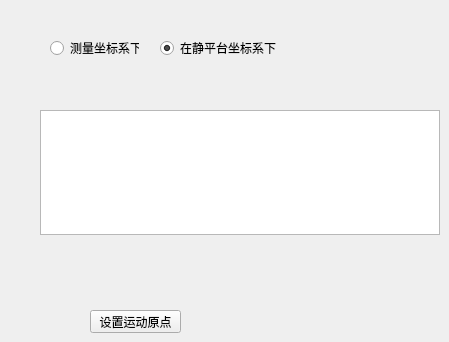
    <widget class="QWidget" name="tab_setOrigin">
     <attribute name="title">
      <string>原点设置</string>
     </attribute>
     <widget class="QRadioButton" name="MsetOriginRBtn">
      <property name="geometry">
       <rect>
        <x>50</x>
        <y>40</y>
        <width>89</width>
        <height>16</height>
       </rect>
      </property>
      <property name="text">
       <string>测量坐标系下</string>
      </property>
     </widget>
     <widget class="QRadioButton" name="SsetOriginRBtn">
      <property name="geometry">
       <rect>
        <x>160</x>
        <y>40</y>
        <width>121</width>
        <height>16</height>
       </rect>
      </property>
      <property name="text">
       <string>在静平台坐标系下</string>
      </property>
      <property name="checked">
       <bool>true</bool>
      </property>
     </widget>
     <widget class="QPushButton" name="setOriginBtn">
      <property name="geometry">
       <rect>
        <x>90</x>
        <y>310</y>
        <width>91</width>
        <height>23</height>
       </rect>
      </property>
      <property name="text">
       <string>设置运动原点</string>
      </property>
     </widget>
     <widget class="QTableWidget" name="tableSetOrigin">
      <property name="enabled">
       <bool>true</bool>
      </property>
      <property name="geometry">
       <rect>
        <x>40</x>
        <y>110</y>
        <width>400</width>
        <height>125</height>
       </rect>
      </property>
      <property name="sizePolicy">
       <sizepolicy hsizetype="Expanding" vsizetype="Fixed">
        <horstretch>0</horstretch>
        <verstretch>0</verstretch>
       </sizepolicy>
      </property>
      <property name="minimumSize">
       <size>
        <width>400</width>
        <height>125</height>
       </size>
      </property>
      <property name="maximumSize">
       <size>
        <width>16777215</width>
        <height>125</height>
       </size>
      </property>
      <property name="dragEnabled">
       <bool>true</bool>
      </property>
      <property name="dragDropOverwriteMode">
       <bool>true</bool>
      </property>
      <property name="dragDropMode">
       <enum>QAbstractItemView::DragDrop</enum>
      </property>
      <attribute name="horizontalHeaderStretchLastSection">
       <bool>false</bool>
      </attribute>
      <attribute name="verticalHeaderStretchLastSection">
       <bool>false</bool>
      </attribute>
     </widget>
    </widget>
